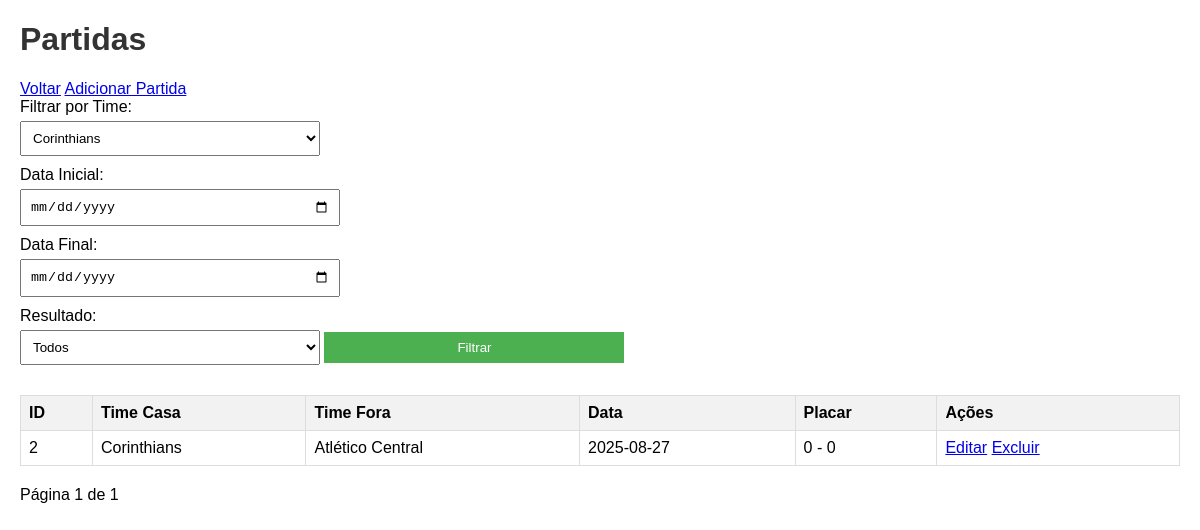
Page /partidas/index.php?time_id=3 on the committed database.
### tables this page shows
CREATE TABLE partidas (
    id INT AUTO_INCREMENT PRIMARY KEY,
    time_casa_id INT NOT NULL,
    time_fora_id INT NOT NULL,
    data_jogo DATE NOT NULL,
    gols_casa INT DEFAULT 0,
    gols_fora INT DEFAULT 0,
    FOREIGN KEY (time_casa_id) REFERENCES times(id),
    FOREIGN KEY (time_fora_id) REFERENCES times(id)
);

CREATE TABLE times (
    id INT AUTO_INCREMENT PRIMARY KEY,
    nome VARCHAR(100) NOT NULL,
    cidade VARCHAR(100) NOT NULL
);

### partidas/index.php (the view, shortened to what this page needs)
<?php
include '../includes/db.php';
$page = isset($_GET['page']) ? (int)$_GET['page'] : 1;
$limit = 10;
$offset = ($page - 1) * $limit;
$filter_time = isset($_GET['time_id']) ? $_GET['time_id'] : '';
$filter_data_inicial = isset($_GET['data_inicial']) ? $_GET['data_inicial'] : '';
$filter_data_final = isset($_GET['data_final']) ? $_GET['data_final'] : '';
$where = "1=1";
if ($filter_time) {
    $where .= " AND (time_casa_id = '$filter_time' OR time_fora_id = '$filter_time')";
}
$query = "SELECT partidas.*, t1.nome as time_casa, t2.nome as time_fora FROM partidas LEFT JOIN times t1 ON partidas.time_casa_id = t1.id LEFT JOIN times t2 ON partidas.time_fora_id = t2.id WHERE $where LIMIT $limit OFFSET $offset";
$result = $conn->query($query);
$total_query = "SELECT COUNT(*) as total FROM partidas WHERE $where";
$total_result = $conn->query($total_query);
$total_row = $total_result->fetch_assoc();
$total = $total_row['total'];
$total_pages = ceil($total / $limit);
$times = $conn->query("SELECT id, nome FROM times");
?>
<!DOCTYPE html>
<html lang="pt-br">
<head>
    <link rel="stylesheet" href="../style.css">
</head>
<body>
    <h1>Partidas</h1>
    <a href="../index.php">Voltar</a>
    <a href="create.php">Adicionar Partida</a>
    <form method="GET">
        <label for="time_id">Filtrar por Time:</label>
        <select name="time_id">
            <?php while ($time = $times->fetch_assoc()): ?>
                <option value="<?php echo $time['id']; ?>" <?php if ($filter_time == $time['id']) echo 'selected'; ?>><?php echo htmlspecialchars($time['nome']); ?></option>
            <?php endwhile; ?>
        </select>
        <label for="data_inicial">Data Inicial:</label>
        <input type="date" name="data_inicial" value="<?php echo htmlspecialchars($filter_data_inicial); ?>">
        <label for="data_final">Data Final:</label>
        <input type="date" name="data_final" value="<?php echo htmlspecialchars($filter_data_final); ?>">
        <label for="resultado">Resultado:</label>
        <select name="resultado">
            <option value="">Todos</option>
        </select>
        <button type="submit">Filtrar</button>
    </form>
    <table>
        <tr>
            <th>ID</th>
            <th>Time Casa</th>
            <th>Time Fora</th>
            <th>Data</th>
            <th>Placar</th>
            <th>Ações</th>
        </tr>
        <?php while ($row = $result->fetch_assoc()): ?>
        <tr>
            <td><?php echo $row['id']; ?></td>
            <td><?php echo htmlspecialchars($row['time_casa']); ?></td>
            <td><?php echo htmlspecialchars($row['time_fora']); ?></td>
            <td><?php echo $row['data_jogo']; ?></td>
            <td><?php echo $row['gols_casa']; ?> - <?php echo $row['gols_fora']; ?></td>
            <td>
                <a href="edit.php?id=<?php echo $row['id']; ?>">Editar</a>
                <a href="delete.php?id=<?php echo $row['id']; ?>" onclick="return confirm('Tem certeza?')">Excluir</a>
            </td>
        </tr>
        <?php endwhile; ?>
    </table>
    <div>
        Página <?php echo $page; ?> de <?php echo $total_pages; ?>
    </div>
</body>
</html>

### style.css (style rules this page uses)
body { font-family: Arial, sans-serif; margin: 20px; }
h1, h2 { color: #333; }
table { width: 100%; border-collapse: collapse; margin-bottom: 20px; }
th, td { border: 1px solid #ddd; padding: 8px; text-align: left; }
th { background-color: #f2f2f2; }
form { margin-bottom: 20px; }
label { display: block; margin-bottom: 5px; }
input, select, button { padding: 8px; margin-bottom: 10px; width: 100%; max-width: 300px; }
button { background-color: #4CAF50; color: white; border: none; cursor: pointer; }

### rows in the picture
partidas: id "2", time_casa.nome "Corinthians", time_fora.nome "Atlético Central", data_jogo "2025-08-27", gols_casa "0", gols_fora "0"

### other values in the picture
$page "1"
$total_pages "1"
form field time_id "Corinthians"
